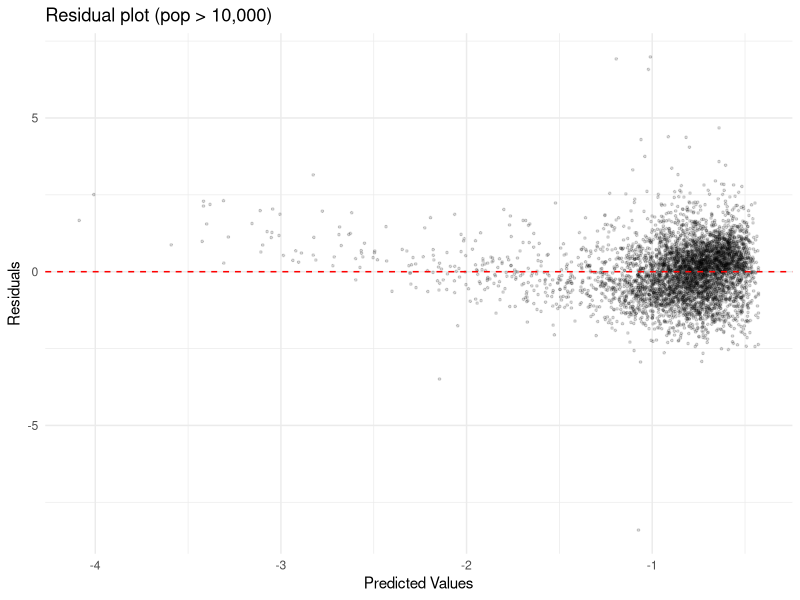
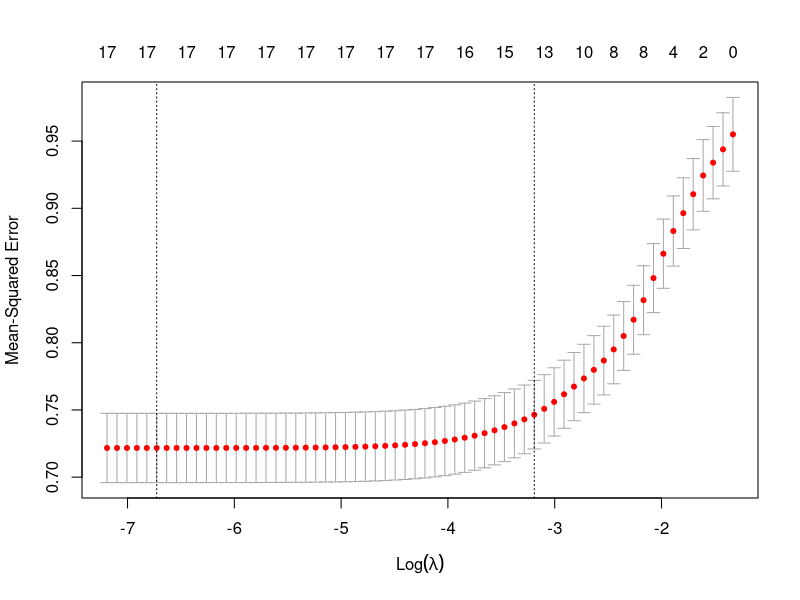

R code for these plots, in order:
## ---- chunk 1
knitr::opts_chunk$set(echo = TRUE)
library(tidyverse)
library(glmnet)   # lasso
library(broom)    # tidy lm

theme_set(theme_minimal())
## ---- chunk 2


df <- read_csv(
  "data/cleaned_panel_2021_2025.csv",
  col_types = cols(city_code = col_character(), .default = col_guess()),
  show_col_types = FALSE
)
ncol_bldg <- ncol(df) - 6
colnames(df)[4:ncol_bldg] <- c(
  "all_type_building_count_total",
  "all_type_building_area",
  "living_count",
  "living_area",
  "dormitory_count",
  "dormitory_area",
  "mixed_use_count",
  "mixed_use_area",
  "agri_count",
  "agri_area",
  "mining_count",
  "mining_area",
  "plant_count",
  "plant_area",
  "energy_count",
  "energy_area",
  "it_count",
  "it_area",
  "logis_count",
  "logis_area",
  "retail_count",
  "retail_area",
  "finance_count",
  "finance_area",
  "real_estate_count",
  "real_estate_area",
  "hotel_count",
  "hotel_area",
  "education_count",
  "education_area",
  "health_count",
  "health_area",
  "other_service_count",
  "other_service_area",
  "official_count",
  "official_area",
  "other_type_count",
  "other_type_area"
)


# Percentage of total area accounted for by the 18 subcategories p
df_prop <- df %>%
  filter(all_type_building_area > 0) %>%            # Drop all zero rows
  mutate(
    across(
      ends_with("_area") & !all_type_building_area,
      ~ .x / all_type_building_area,
      .names = "p_{.col}"
    )
  ) %>%
  rename_with(~ str_remove(., "_area$"), starts_with("p_"))

# Proportions of the 17 subcategories (excluding p_living)
fine_cols <- setdiff(grep("^p_", names(df_prop), value = TRUE), "p_living")
# Full samples
df_full <- df_prop
# Threshold: pop > 10000
df_prop <- df_prop %>% filter(pop_population > 10000)

# 70/30 Split train and test set
set.seed(1)
idx <- sample(nrow(df_prop), 0.7 * nrow(df_prop))
df_train <- df_prop[idx, ]
df_test  <- df_prop[-idx, ]

## ---- chunk 3
df_decomp_full <- df_full %>%
  mutate(
    natural_rate = pop_natural_change / pop_population * 100,
    social_rate  = pop_social_change  / pop_population * 100
  ) %>%
  filter(!is.na(natural_rate), !is.na(social_rate))

map_dfr(c(0, 1000, 5000, 10000), function(thr) {
  d <- df_decomp_full %>% filter(pop_population > thr)
  set.seed(1)
  ct <- sample(unique(d$city_code), 0.7 * length(unique(d$city_code)))
  gtr <- d %>% filter(city_code %in% ct)
  gte <- d %>% filter(!city_code %in% ct)
  foldid <- (as.integer(factor(gtr$city_code)) %% 10) + 1
  map_dfr(c("pop_growth_rate", "natural_rate", "social_rate"), function(yc) {
    cv  <- cv.glmnet(as.matrix(gtr[, fine_cols]),
                     gtr[[yc]],
                     alpha = 1,
                     foldid = foldid)
    pred <- as.numeric(predict(cv, as.matrix(gte[, fine_cols]), s = "lambda.min"))
    r <- suppressWarnings(cor(pred, gte[[yc]])^2)
    tibble(pop_min = thr,
           Y = yc,
           R2 = ifelse(is.na(r), 0, r))
  })
}) %>%
  pivot_wider(names_from = Y, values_from = R2) %>%
  mutate(across(where(is.numeric), ~ round(.x, 3)))
## ---- chunk 4
# Group the 18 variables into 4 broad categories based on their industrial significance (excluding “residential” as the reference category,to eliminate complete multicollinearity among the constituent data points)
df_prop <- df_prop %>% mutate(
  s_primary      = p_agri,
  s_secondary    = p_mining + p_plant + p_energy + p_it + p_logis,
  s_tertiary     = p_retail + p_finance + p_real_estate + p_hotel +
    p_education + p_health + p_other_service,
  s_public_other = p_official + p_other_type
)

df_train <- df_prop[idx, ]
df_test  <- df_prop[-idx, ]
## ---- chunk 5
fitA <- lm(pop_growth_rate ~ s_primary + s_secondary + s_tertiary + s_public_other,
           data = df_train)
tidy(fitA) %>% mutate(across(where(is.numeric), ~ round(.x, 4)))
summary(fitA)$r.squared
## ---- chunk 6
glance(fitA)[c("r.squared", "adj.r.squared")]

# Predicted values vs Residuals
augment(fitA) %>%
  ggplot(aes(.fitted, .resid)) +
  geom_point(alpha = 0.15, size = 0.6) +
  geom_hline(yintercept = 0, linetype = "dashed", color = "red") +
  labs(x = "Predicted Values", y = "Residuals", title = "Residual plot (pop > 10,000)")
## ---- chunk 7
pred_A <- predict(fitA, df_test)
r2_A   <- cor(pred_A, df_test$pop_growth_rate)^2
rmse_A <- sqrt(mean((pred_A - df_test$pop_growth_rate)^2))
c(R2 = r2_A, RMSE = rmse_A)
## ---- chunk 8

X_train <- as.matrix(df_train[, fine_cols])
y_train <- df_train$pop_growth_rate
X_test  <- as.matrix(df_test[, fine_cols])
y_test  <- df_test$pop_growth_rate

set.seed(1)
cvfit <- cv.glmnet(X_train, y_train, alpha = 1)  # alpha=1 > lasso

cvfit$lambda.min
cvfit$lambda.1se

plot(cvfit)  # MSE vs log(lambda)
## ---- chunk 9
b_1se <- coef(cvfit, s = "lambda.1se")
selected <- data.frame(
  variable = rownames(b_1se),
  coef     = as.numeric(b_1se)
) %>%
  filter(variable != "(Intercept)", coef != 0) %>%
  arrange(coef) %>%
  mutate(coef = round(coef, 3))
selected

# Test set
pred_B_1se <- as.numeric(predict(cvfit, X_test, s = "lambda.1se"))
pred_B_min <- as.numeric(predict(cvfit, X_test, s = "lambda.min"))
r2_B_1se <- cor(pred_B_1se, y_test)^2
r2_B_min <- cor(pred_B_min, y_test)^2
c(R2_lambda1se = r2_B_1se, R2_lambda_min = r2_B_min)
